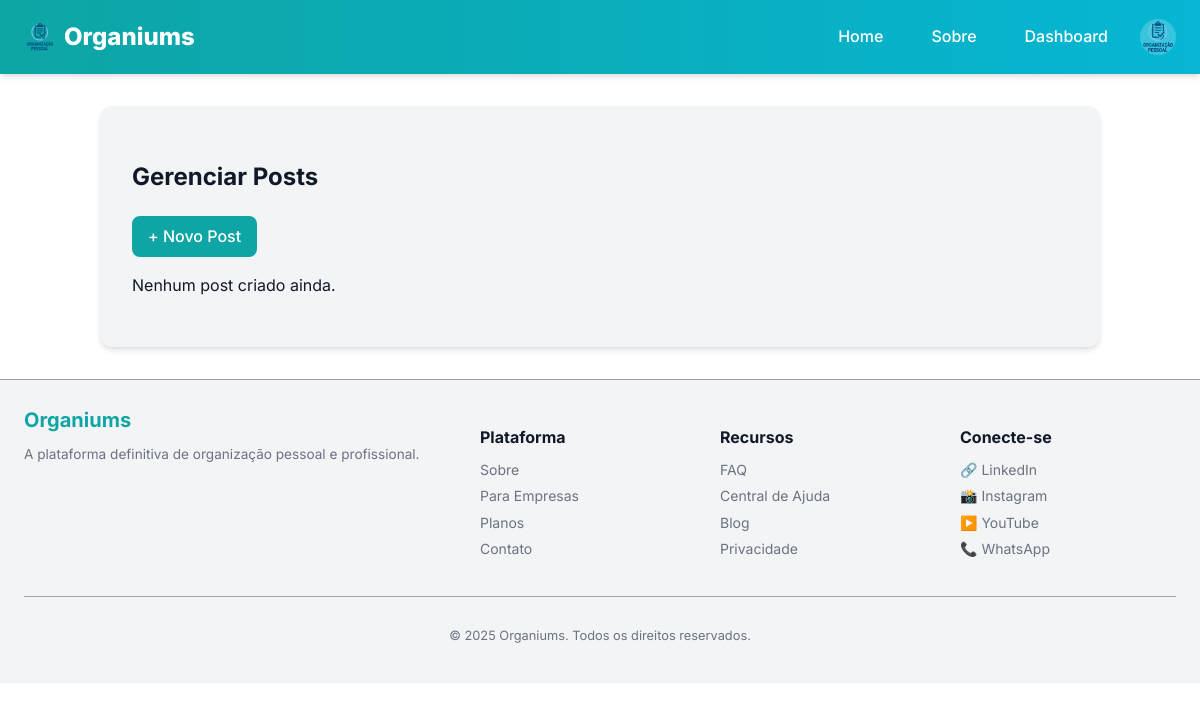
Page /admin/blog (signed in) on the earlier database version.
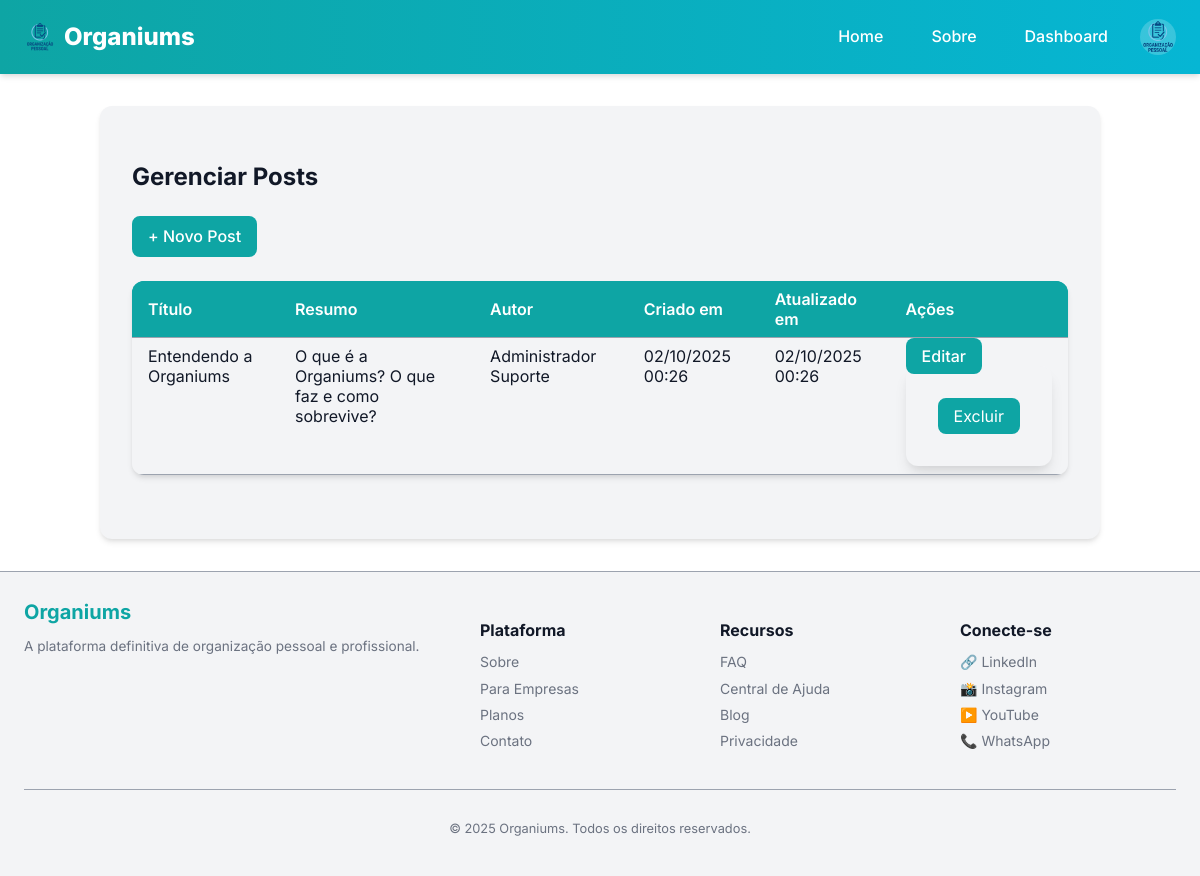
Same page on the later database version.
### models.py (models this page shows, shortened)
class BlogPost(db.Model):
    id = db.Column(db.Integer, primary_key=True)
    titulo = db.Column(db.String(200), nullable=False)
    slug = db.Column(db.String(200), unique=True, nullable=False)
    resumo = db.Column(db.String(300))
    conteudo = db.Column(db.Text, nullable=False)
    autor_id = db.Column(db.Integer, db.ForeignKey('user.id'))
    criado_em = db.Column(db.DateTime, default=db.func.current_timestamp())
    atualizado_em = db.Column(db.DateTime, default=db.func.current_timestamp(), onupdate=db.func.current_timestamp())
    autor = db.relationship('User', backref='posts')

class User(UserMixin, db.Model):
    __tablename__ = "user"
    id = db.Column(db.Integer, primary_key=True)
    username = db.Column(db.String(50), unique=True, index=True, nullable=False)
    name = db.Column(db.String(120), nullable=False)
    email = db.Column(db.String(120), unique=True, index=True, nullable=False)
    password_hash = db.Column(db.String(128))
    avatar = db.Column(db.String(200))
    role = db.Column(db.String(30), default="cliente", nullable=False)
    company_id = db.Column(db.Integer, db.ForeignKey('company.id'), nullable=True)
    def is_admin(self):
        return self.role == "admin"

### app/views.py (the view)
@bp.route('/admin/blog')
@login_required
def admin_blog():
    if not current_user.is_admin() and not current_user.is_funcionario():
        abort(403)
    register_log("Acesso à página do blog")
    posts = BlogPost.query.order_by(BlogPost.criado_em.desc()).all()
    return render_template('admin/blog_list.html', posts=posts)

### app/utils.py (called while the page is built)
def register_log(action, status="ok"):
    user_id = current_user.id if current_user.is_authenticated else None
    ip_address = request.remote_addr
    log = Log(
        user_id=user_id,
        action=action,
        ip_address=ip_address,
        status=status
    )
    db.session.add(log)
    db.session.commit()

### manage.py (called while the page is built)
def create_app(config_object=None):
    app = Flask(__name__, template_folder='app/templates', static_folder='app/static')
    app.config.from_object(config_object or Config)
    db.init_app(app)
    migrate.init_app(app, db)
    login.init_app(app)
    from models import User
    @login.user_loader
    def load_user(user_id):
        return User.query.get(int(user_id))
    from app.views import bp as app_bp
    from api.views import bp as api_bp
    app.register_blueprint(app_bp)
    app.register_blueprint(api_bp, url_prefix='/api')
    app.config['MAX_CONTENT_LENGTH'] = 2 * 1024 * 1024
    register_error_handlers(app)
    @app.shell_context_processor
    def make_shell_context():
        return {'db': db, 'User': User}
    return app

### app/templates/admin/blog_list.html (shortened to what this page needs)
{% extends 'base.html' %}
{% block content %}
<link rel="stylesheet" href="{{ url_for('static', filename='css/pages/private/blog.css') }}">
<section class="admin-section">
    <div class="admin-header">
        <h1>Gerenciar Posts</h1>
        <a href="{{ url_for('app_bp.admin_blog_novo') }}" class="btn btn-primary">+ Novo Post</a>
    </div>
    {% if posts %}
        <table class="blog-table">
            <thead>
                <tr>
                    <th>Título</th>
                    <th>Resumo</th>
                    <th>Autor</th>
                    <th>Criado em</th>
                    <th>Atualizado em</th>
                    <th>Ações</th>
                </tr>
            </thead>
            <tbody>
                {% for post in posts %}
                    <tr>
                        <td>{{ post.titulo }}</td>
                        <td>{{ post.resumo or "-" }}</td>
                        <td>{{ post.autor.name }}</td>
                        <td>{{ post.criado_em.strftime('%d/%m/%Y %H:%M') }}</td>
                        <td>{{ post.atualizado_em.strftime('%d/%m/%Y %H:%M') }}</td>
                        <td class="actions">
                            <a href="{{ url_for('app_bp.admin_blog_editar', post_id=post.id) }}"
                               class="btn btn-edit">Editar</a>
                            <form method="POST"
                                  action="{{ url_for('app_bp.admin_blog_excluir', post_id=post.id) }}"
                                  class="delete-form"
                                  onsubmit="return confirm('Tem certeza que deseja excluir este post?')">
                                <button type="submit" class="btn btn-delete">Excluir</button>
                            </form>
                        </td>
                    </tr>
                {% endfor %}
            </tbody>
        </table>
    {% else %}
        <p>Nenhum post criado ainda.</p>
    {% endif %}
</section>
{% endblock %}

Differences in the rows shown:
added BlogPost: titulo "Entendendo a Organiums", resumo "O que é a Organiums? O que faz e como sobrevive?", autor.name "Administrador Suporte", criado_em "02/10/2025 00:26", atualizado_em "02/10/2025 00:26"
Other differences:
text no longer shown: "Nenhum post criado ainda."
text now shown: "Título Resumo Autor Criado em Atualizado em Ações"
